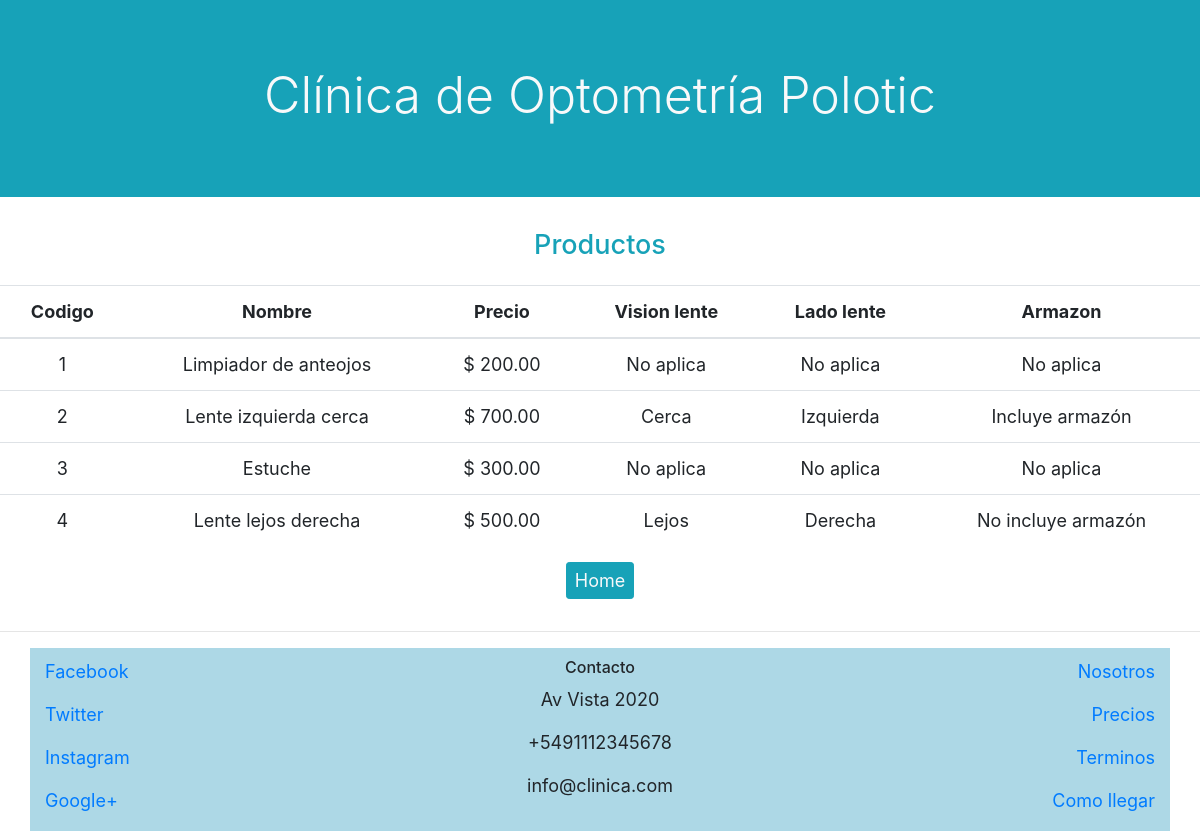
Before: /productos with the older database file.
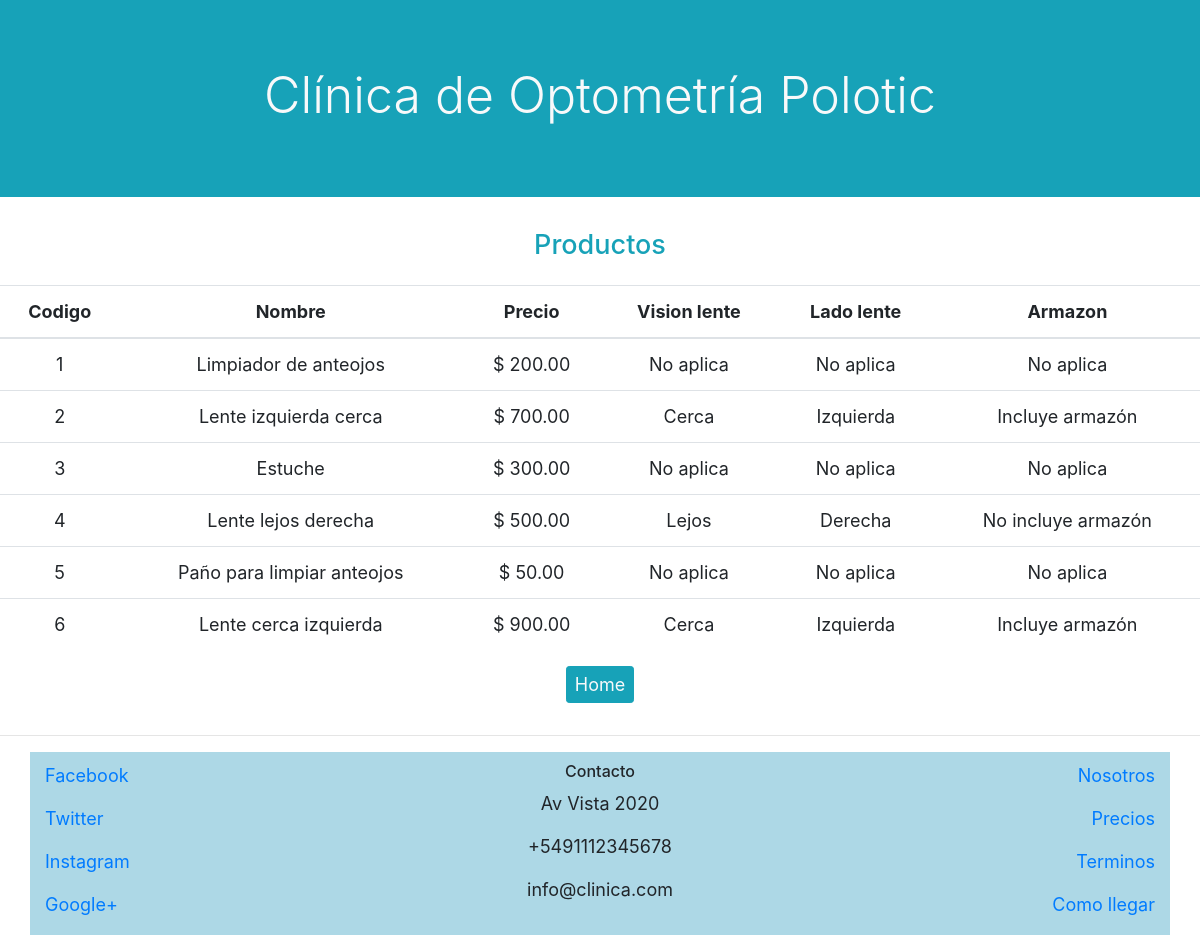
After: the same page with the newer database file.
### clinica/models.py (models this page shows, shortened)
class Producto(models.Model):
    nombre_producto = models.CharField(max_length=64)
    precio = models.DecimalField(decimal_places=2, max_digits=5)
    lejos_cerca = models.ForeignKey(LejosCerca, on_delete=models.RESTRICT, related_name="lejos_o_cerca")
    izquierda_derecha = models.ForeignKey(IzquierdaDerecha, on_delete=models.RESTRICT, related_name="izquierda_o_derecha")
    armazon = models.ForeignKey(Armazon, on_delete=models.RESTRICT, related_name="incluye_armazon")

class LejosCerca(models.Model):
    lejos_cerca = models.CharField(max_length=64)
    def __str__(self):
        return f" {self.lejos_cerca}"

class IzquierdaDerecha(models.Model):
    izquierda_derecha = models.CharField(max_length=64)
    def __str__(self):
        return f" {self.izquierda_derecha}"

class Armazon(models.Model):
    armazon = models.CharField(max_length=64)
    def __str__(self):
        return f" {self.armazon}"

### clinica/views.py (the view)
# urls.py: path("productos", views.productos, name = "productos"),
def productos(request):
    return render(request,"clinica/productos.html", {
        "titulo": "Productos",
        "productos": Producto.objects.all()
        })

### clinica/templates/clinica/productos.html
{% extends "clinica/layout.html" %}
{% block body %}
<h4 class = "text-info text-center pb-3">{{titulo}}</h4>
<div class="table-responsive">
  <table class="table" id ="tabla">
    <thead>
    <tr>
      <th class="text-center" scope="col">Codigo</th>
      <th class="text-center" scope="col">Nombre</th>
      <th class="text-center" scope="col">Precio</th>
      <th class="text-center" scope="col">Vision lente</th>
      <th class="text-center" scope="col">Lado lente</th>
      <th class="text-center" scope="col">Armazon</th>
    </tr>
  </thead>
  <tbody>
{% for producto in productos %}
<tr>
 <td class="text-center">{{producto.id}}</td> <td class="text-center"> {{producto.nombre_producto}} </td> <td class="text-center">
 $ {{producto.precio}}</td> <td class="text-center"> {{producto.lejos_cerca}} </td> <td class="text-center">
 {{producto.izquierda_derecha}}</td> <td class="text-center"> {{producto.armazon}}</td>
 </tr>
{% endfor %}
</table>
<div class="d-flex align-items-center">
<a class="btn btn-info text-light btn-sm mb-3 mx-auto" href="{% url 'usuarios:index' %}">Home</a>
</div>
{% endblock %}

Changed rows visible on the page:
added Producto: id "5", nombre_producto "Paño para limpiar anteojos", precio "50.00", lejos_cerca "No aplica", izquierda_derecha "No aplica", armazon "No aplica"
added Producto: id "6", nombre_producto "Lente cerca izquierda", precio "900.00", lejos_cerca "Cerca", izquierda_derecha "Izquierda", armazon "Incluye armazón"
